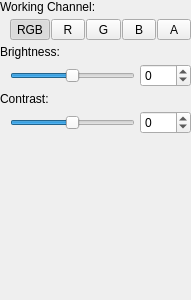
<?xml version="1.0" encoding="UTF-8"?>
<ui version="4.0">
 <class>FilterWidget</class>
 <widget class="QWidget" name="FilterWidget">
  <property name="geometry">
   <rect>
    <x>0</x>
    <y>0</y>
    <width>191</width>
    <height>300</height>
   </rect>
  </property>
  <property name="windowTitle">
   <string>Form</string>
  </property>
  <layout class="QVBoxLayout" name="verticalLayout" stretch="0,1">
   <property name="spacing">
    <number>0</number>
   </property>
   <property name="leftMargin">
    <number>0</number>
   </property>
   <property name="topMargin">
    <number>0</number>
   </property>
   <property name="rightMargin">
    <number>0</number>
   </property>
   <property name="bottomMargin">
    <number>0</number>
   </property>
   <item>
    <layout class="QVBoxLayout" name="verticalLayout_6">
     <property name="spacing">
      <number>5</number>
     </property>
     <item>
      <widget class="QLabel" name="label_2">
       <property name="text">
        <string>Working Channel:</string>
       </property>
      </widget>
     </item>
     <item>
      <layout class="QHBoxLayout" name="horizontalLayout_3">
       <property name="spacing">
        <number>1</number>
       </property>
       <property name="leftMargin">
        <number>10</number>
       </property>
       <item>
        <widget class="QToolButton" name="mButtonWorkingChannelRGB">
         <property name="sizePolicy">
          <sizepolicy hsizetype="Preferred" vsizetype="Preferred">
           <horstretch>0</horstretch>
           <verstretch>0</verstretch>
          </sizepolicy>
         </property>
         <property name="text">
          <string>RGB</string>
         </property>
         <property name="checkable">
          <bool>true</bool>
         </property>
         <property name="checked">
          <bool>true</bool>
         </property>
         <property name="autoExclusive">
          <bool>true</bool>
         </property>
         <property name="class" stdset="0">
          <string>cFlatOptionButton</string>
         </property>
         <attribute name="buttonGroup">
          <string notr="true">buttonGroup</string>
         </attribute>
        </widget>
       </item>
       <item>
        <widget class="QToolButton" name="mButtonWorkingChannelRed">
         <property name="sizePolicy">
          <sizepolicy hsizetype="Preferred" vsizetype="Preferred">
           <horstretch>0</horstretch>
           <verstretch>0</verstretch>
          </sizepolicy>
         </property>
         <property name="text">
          <string>R</string>
         </property>
         <property name="checkable">
          <bool>true</bool>
         </property>
         <property name="autoExclusive">
          <bool>true</bool>
         </property>
         <property name="class" stdset="0">
          <string>cFlatOptionButton</string>
         </property>
         <attribute name="buttonGroup">
          <string notr="true">buttonGroup</string>
         </attribute>
        </widget>
       </item>
       <item>
        <widget class="QToolButton" name="mButtonWorkingChannelGreen">
         <property name="sizePolicy">
          <sizepolicy hsizetype="Preferred" vsizetype="Preferred">
           <horstretch>0</horstretch>
           <verstretch>0</verstretch>
          </sizepolicy>
         </property>
         <property name="text">
          <string>G</string>
         </property>
         <property name="checkable">
          <bool>true</bool>
         </property>
         <property name="autoExclusive">
          <bool>true</bool>
         </property>
         <property name="class" stdset="0">
          <string>cFlatOptionButton</string>
         </property>
         <attribute name="buttonGroup">
          <string notr="true">buttonGroup</string>
         </attribute>
        </widget>
       </item>
       <item>
        <widget class="QToolButton" name="mButtonWorkingChannelBlue">
         <property name="sizePolicy">
          <sizepolicy hsizetype="Preferred" vsizetype="Preferred">
           <horstretch>0</horstretch>
           <verstretch>0</verstretch>
          </sizepolicy>
         </property>
         <property name="text">
          <string>B</string>
         </property>
         <property name="checkable">
          <bool>true</bool>
         </property>
         <property name="autoExclusive">
          <bool>true</bool>
         </property>
         <property name="class" stdset="0">
          <string>cFlatOptionButton</string>
         </property>
         <attribute name="buttonGroup">
          <string notr="true">buttonGroup</string>
         </attribute>
        </widget>
       </item>
       <item>
        <widget class="QToolButton" name="mButtonWorkingChannelAlpha">
         <property name="sizePolicy">
          <sizepolicy hsizetype="Preferred" vsizetype="Preferred">
           <horstretch>0</horstretch>
           <verstretch>0</verstretch>
          </sizepolicy>
         </property>
         <property name="text">
          <string>A</string>
         </property>
         <property name="checkable">
          <bool>true</bool>
         </property>
         <property name="autoExclusive">
          <bool>true</bool>
         </property>
         <property name="class" stdset="0">
          <string>cFlatOptionButton</string>
         </property>
         <attribute name="buttonGroup">
          <string notr="true">buttonGroup</string>
         </attribute>
        </widget>
       </item>
      </layout>
     </item>
     <item>
      <widget class="QLabel" name="label_4">
       <property name="text">
        <string>Brightness:</string>
       </property>
      </widget>
     </item>
     <item>
      <layout class="QHBoxLayout" name="horizontalLayout_5">
       <property name="spacing">
        <number>5</number>
       </property>
       <property name="leftMargin">
        <number>10</number>
       </property>
       <item>
        <widget class="QSlider" name="mSliderBrightness">
         <property name="minimum">
          <number>-100</number>
         </property>
         <property name="maximum">
          <number>100</number>
         </property>
         <property name="orientation">
          <enum>Qt::Horizontal</enum>
         </property>
        </widget>
       </item>
       <item>
        <widget class="QSpinBox" name="mSpinBrightness">
         <property name="minimum">
          <number>-100</number>
         </property>
         <property name="maximum">
          <number>100</number>
         </property>
        </widget>
       </item>
      </layout>
     </item>
     <item>
      <widget class="QLabel" name="label_3">
       <property name="text">
        <string>Contrast:</string>
       </property>
      </widget>
     </item>
     <item>
      <layout class="QHBoxLayout" name="horizontalLayout_6">
       <property name="spacing">
        <number>5</number>
       </property>
       <property name="leftMargin">
        <number>10</number>
       </property>
       <item>
        <widget class="QSlider" name="mSliderContrast">
         <property name="minimum">
          <number>-100</number>
         </property>
         <property name="maximum">
          <number>100</number>
         </property>
         <property name="orientation">
          <enum>Qt::Horizontal</enum>
         </property>
        </widget>
       </item>
       <item>
        <widget class="QSpinBox" name="mSpinContrast">
         <property name="minimum">
          <number>-100</number>
         </property>
         <property name="maximum">
          <number>100</number>
         </property>
        </widget>
       </item>
      </layout>
     </item>
    </layout>
   </item>
   <item>
    <spacer name="verticalSpacer">
     <property name="orientation">
      <enum>Qt::Vertical</enum>
     </property>
     <property name="sizeHint" stdset="0">
      <size>
       <width>0</width>
       <height>0</height>
      </size>
     </property>
    </spacer>
   </item>
  </layout>
 </widget>
 <resources/>
 <connections/>
 <buttongroups>
  <buttongroup name="buttonGroup"/>
 </buttongroups>
</ui>
